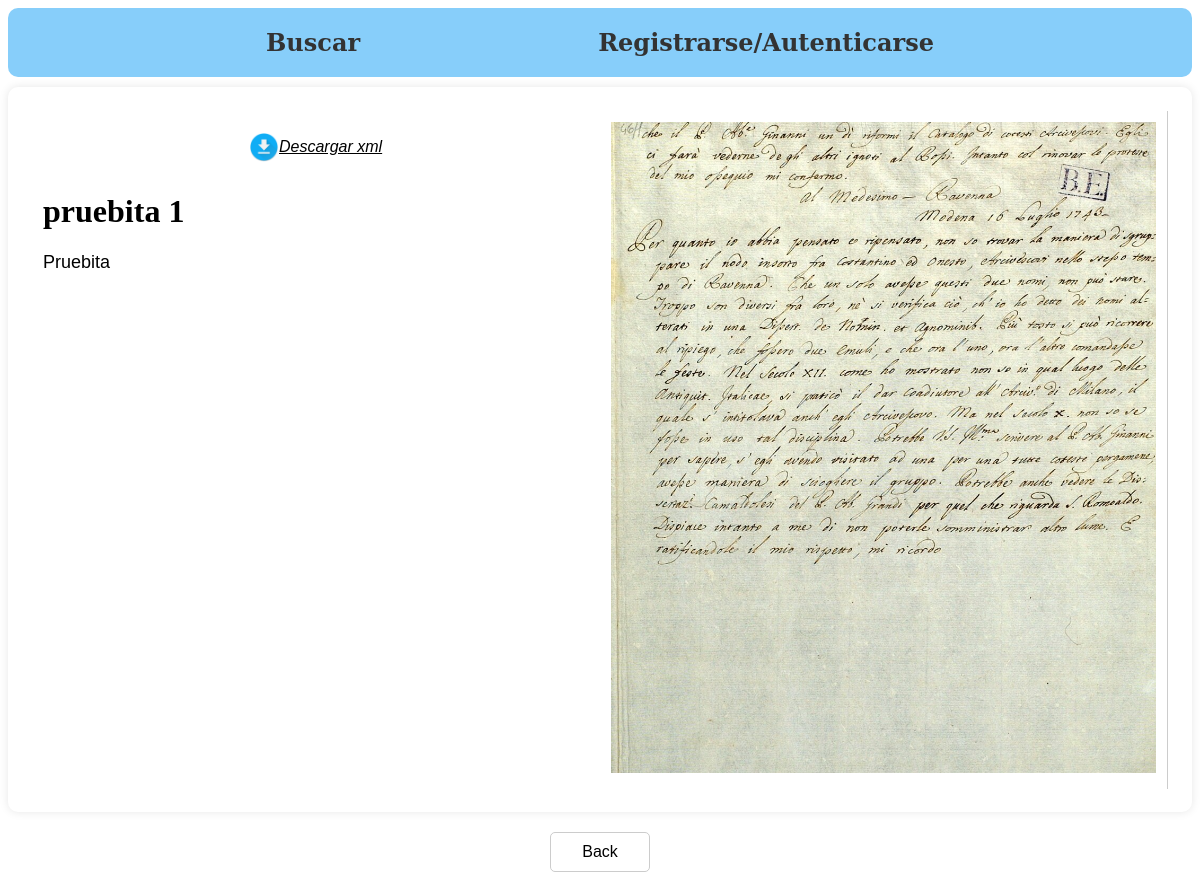
The app's page /doc/7/ with its own data.
### Documents/models.py (models this page shows, shortened)
class ApprovedDocuments(models.Model):
    image = models.ImageField(upload_to='document_images/', default='document_images/default.jpg')
    name = models.CharField(max_length=200)
    text = models.TextField()
    xml_file = models.TextField(default='')

### Documents/views.py (the view)
# urls.py: path('doc/<int:doc_id>/', views.view_doc, name='doc'),
def view_doc(request, doc_id):
    doc = ApprovedDocuments.objects.get(pk=doc_id)
    return render(request, 'docs/view.html', {'document': doc, 'page':request.GET.get('page')})

### templates/docs/view.html
{% extends 'base/main.html' %}
{% block content %}
    {% load static %}
    <div class="document-viewer">
        <div class="info">
            <button class="download" onclick="window.location.href = '/download/{{ document.id }}/'">
                <img src="{% static 'download.png' %}" alt="Download">
                Descargar xml
            </button>
            <h1> {{ document.name }}</h1>
            <p>{{ document.text|linebreaksbr }}</p>
        </div>
         <div class="image">
             <img src="{% static document.image.url %}" alt="{{ document.name }}">
         </div>
    </div>
    <button class="back-btn" onclick="window.location.href = '/search/?page={{ page }}'">Back</button>
{% endblock %}

### static/style.css (style rules this page uses)
.back-btn { padding: 10px; border-radius: 5px; border: 1px solid #ccc; background-color: white; cursor: pointer; color: black; font-size: medium; box-sizing: border-box; width: 100px; margin: auto auto; text-align: center; justify-content: center; display: flex; }

### records on screen
ApprovedDocuments: name "pruebita 1", text "Pruebita", image (picture)
